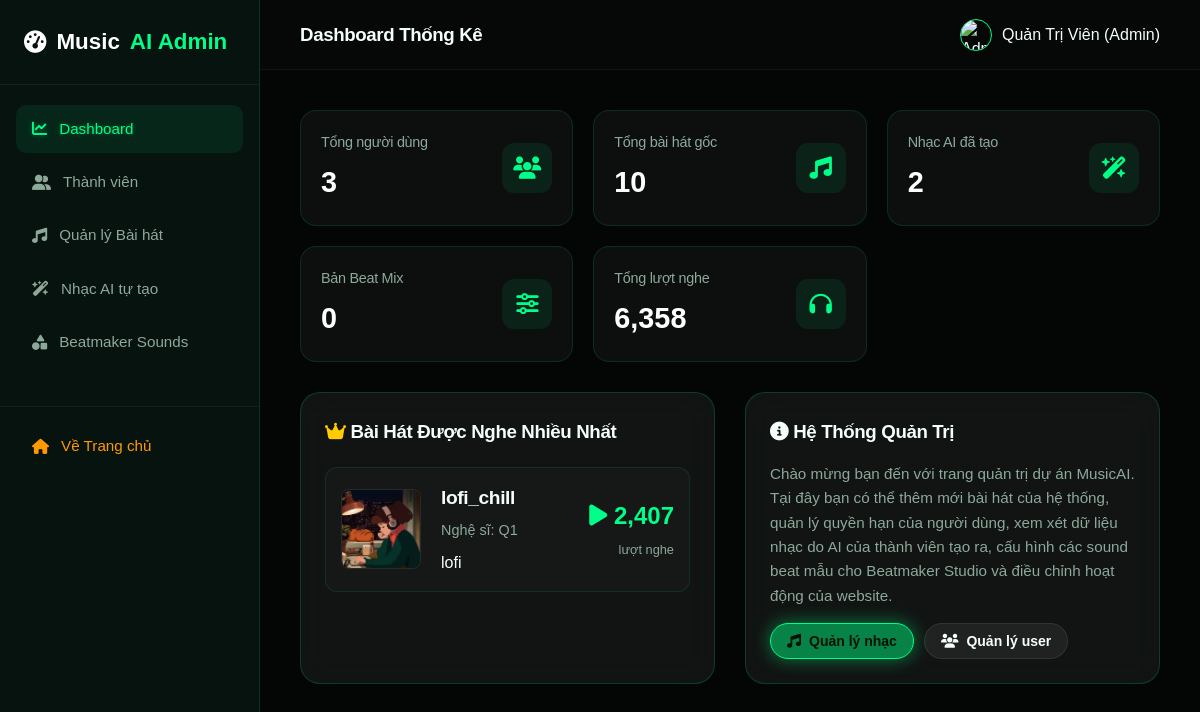
/admin/dashboard.php (signed in), run on an earlier commit of the app's database.
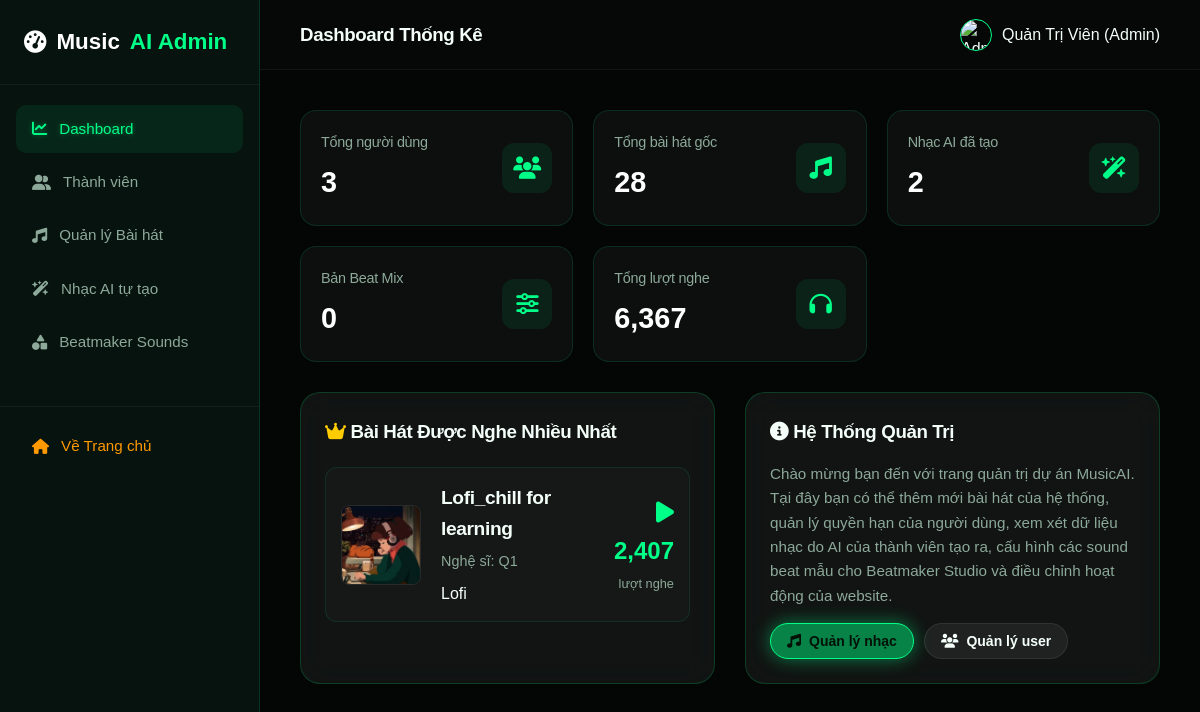
And on a later commit of the database.
### tables this page shows
CREATE TABLE `songs` (
  `id` int(11) NOT NULL,
  `title` varchar(150) NOT NULL COMMENT 'Tiêu đề bài hát',
  `artist` varchar(100) NOT NULL COMMENT 'Tên ca sĩ / nhóm nhạc',
  `genre` varchar(50) NOT NULL COMMENT 'Thể loại âm nhạc',
  `audio_file` varchar(255) NOT NULL COMMENT 'Đường dẫn tệp tin âm nhạc (.mp3)',
  `thumbnail` varchar(255) DEFAULT NULL COMMENT 'Đường dẫn ảnh bìa bài hát',
  `plays` int(11) DEFAULT 0 COMMENT 'Tổng số lượt phát nhạc',
  `created_at` timestamp NOT NULL DEFAULT current_timestamp()
);

### config/config.php (called while the page is built, shortened)
<?php
function url($path = '') {
    return BASE_URL . ltrim($path, '/');
}
function sanitize($data) {
    return htmlspecialchars(strip_tags(trim($data)), ENT_QUOTES, 'UTF-8');
}

### admin/dashboard.php (the view, shortened to what the changed rows need)
<?php
require_once __DIR__ . '/admin_header.php';
$total_songs = 0;
$total_plays = 0;
$top_song = null;
if ($db_connected && $conn) {
    try {
        $total_songs = $conn->query("SELECT COUNT(*) FROM songs")->fetchColumn();
        $total_plays = $conn->query("SELECT SUM(plays) FROM songs")->fetchColumn() ?: 0;
        $stmt = $conn->query("SELECT * FROM songs ORDER BY plays DESC LIMIT 1");
        $top_song = $stmt->fetch();
    } catch (PDOException $e) {
        $total_users = 25;
        $total_songs = count($fallback_songs);
        $total_ai_songs = count($fallback_ai_songs);
        $total_beat_mixes = count($fallback_beat_mixes);
        $total_plays = 5320;
        $top_song = $fallback_songs[3];
    }
}
?>
<div class="admin-stats-grid">
    <div class="stat-card">
        <div class="stat-info">
            <h4>Tổng bài hát gốc</h4>
            <div class="stat-value"><?php echo number_format($total_songs); ?></div>
        </div>
    </div>
    <div class="stat-card">
        <div class="stat-info">
            <h4>Tổng lượt nghe</h4>
            <div class="stat-value"><?php echo number_format($total_plays); ?></div>
        </div>
    </div>
</div>
<div class="grid-2">
    <div class="glass-card">
        <?php if ($top_song): ?>
            <?php
                $cover_src = 'assets/images/default_song.jpg';
                if (!empty($top_song['thumbnail'])) {
                    $cover_src = (strpos($top_song['thumbnail'], 'assets/') === 0 || strpos($top_song['thumbnail'], 'storage/') === 0)
                        ? $top_song['thumbnail']
                        : 'storage/thumbnails/' . $top_song['thumbnail'];
                }
            ?>
            <div style="display: flex; align-items: center; gap: 20px; background: rgba(255,255,255,0.02); padding: 15px; border-radius: 12px; border: 1px solid rgba(0, 255, 136, 0.1);">
                <img src="<?php echo url($cover_src); ?>" alt="Cover" style="width: 80px; height: 80px; border-radius: 8px; object-fit: cover; border: 1px solid var(--border-light);">
                <div style="flex-grow: 1;">
                    <h4 style="font-size: 1.2rem; margin-bottom: 5px;"><?php echo sanitize($top_song['title']); ?></h4>
                    <p style="color: var(--text-muted); font-size: 0.9rem; margin-bottom: 8px;">Nghệ sĩ: <?php echo sanitize($top_song['artist']); ?></p>
                    <span class="genre-tag"><?php echo sanitize($top_song['genre']); ?></span>
                </div>
                <div style="text-align: right;">
                    <div style="font-size: 1.5rem; font-weight: 700; color: var(--green-main);"><i class="fa-solid fa-play"></i> <?php echo number_format($top_song['plays']); ?></div>
                    <span style="font-size: 0.8rem; color: var(--text-muted);">lượt nghe</span>
                </div>
            </div>
        <?php else: ?>
            <p style="color: var(--text-muted);">Chưa có dữ liệu bài hát.</p>
        <?php endif; ?>
    </div>
</div>
<?php require_once __DIR__ . '/admin_footer.php'; ?>

What changed in the data, as far as the page shows it:
changed songs: title "lofi_chill" → "Lofi_chill for learning"; genre "lofi" → "Lofi"
Also different on the page:
$total_songs: "10" → "28"
$total_plays: "6,358" → "6,367"
